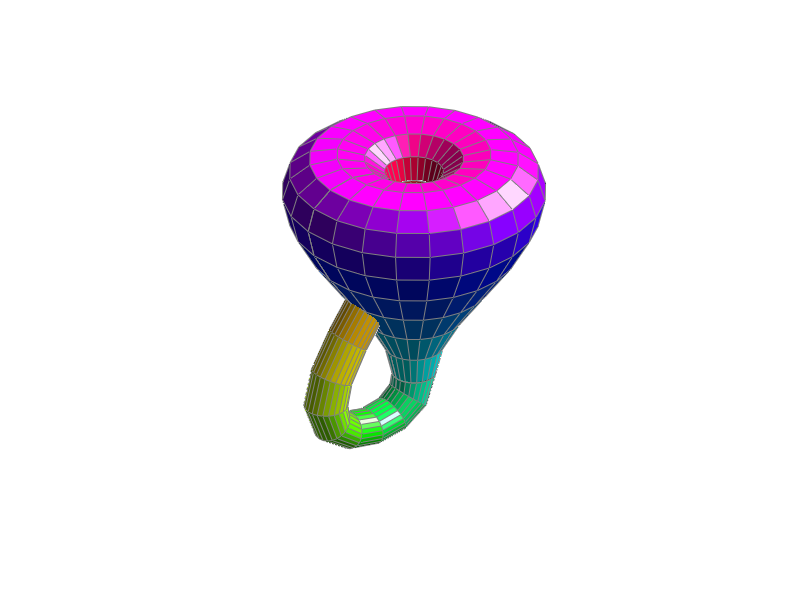

The MATLAB script that drew this image:
n = 12;
a = .2;                         % the diameter of the small tube
c = .6;                         % the diameter of the bulb
t1 = pi/4 : pi/n : 5*pi/4;      % parameter along the tube
t2 = 5*pi/4 : pi/n : 9*pi/4;    % angle around the tube
u  = pi/2 : pi/n : 5*pi/2;
[X,Z1] = meshgrid(t1,u); 	% define the grid used to map the surface
[Y,Z2] = meshgrid(t2,u);

% The handle
len = sqrt(sin(X).^2 + cos(2*X).^2);
% define x, y and z bounds of the handle 
x1 = c*ones(size(X)).*(cos(X).*sin(X) ...
    - 0.5*ones(size(X))+a*sin(Z1).*sin(X)./len);
y1 = a*c*cos(Z1).*ones(size(X));
z1 = ones(size(X)).*cos(X) + a*c*sin(Z1).*cos(2*X)./len;
% define the surface using the handle's parameters
handleHndl=surf(x1,y1,z1,X);
set(handleHndl,'EdgeColor',[.5 .5 .5]);
hold on;

% The bulb
r = sin(Y) .* cos(Y) - (a + 1/2) * ones(size(Y)); % radius
% define x, y and z bounds of the bulb
x2 = c * sin(Z2) .* r; 
y2 = - c * cos(Z2) .* r;
z2 = ones(size(Y)) .* cos(Y);
% define the surface using the bulb's parameters
bulbHndl=surf(x2,y2,z2,Y);
% render the bulb
set(bulbHndl,'EdgeColor',[.5 .5 .5])

% Used to draw the bulb and render the different colors for each section
colormap(hsv);
axis vis3d % view with three-dimensional axis
view(-37,30);
axis off
light('Position',[2 -4 5]) % position of the light source
light
hold off
